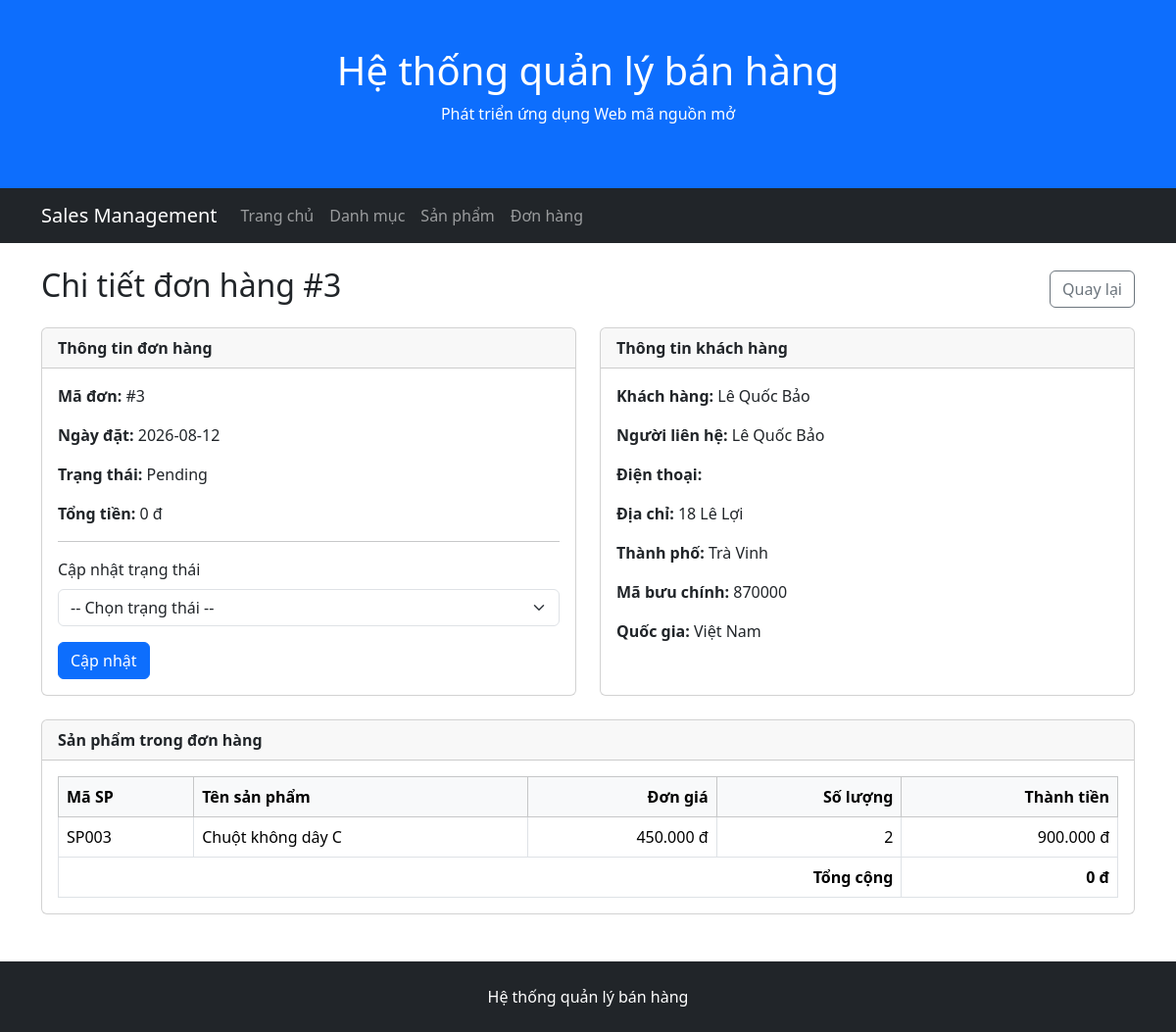
/admin/orders/detail.php?id=3, run on an earlier commit of the app's database.
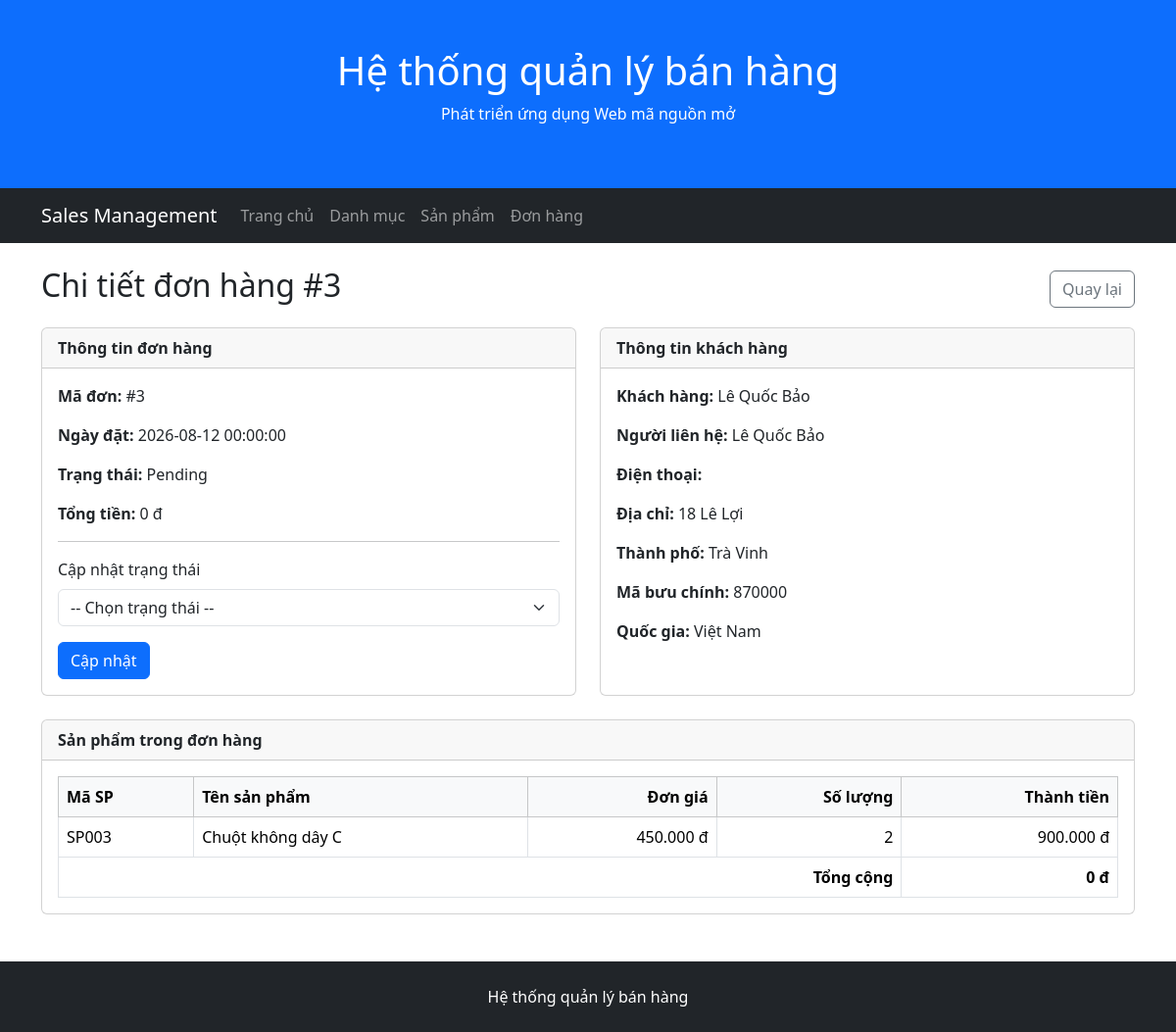
And on a later commit of the database.
### tables this page shows
CREATE TABLE orders (
    OrderID INT AUTO_INCREMENT PRIMARY KEY,

    OrderDate DATETIME NOT NULL DEFAULT CURRENT_TIMESTAMP,

    TotalAmount DECIMAL(12,2) NOT NULL DEFAULT 0,
    Status VARCHAR(30) NOT NULL DEFAULT 'Pending',

    CustomerID INT NOT NULL,
    EmployeeID INT,
    ShipperID INT,

    CONSTRAINT chk_orders_total
        CHECK (TotalAmount >= 0),

    CONSTRAINT fk_orders_customer
        FOREIGN KEY (CustomerID)
        REFERENCES customers(CustomerID),

    CONSTRAINT fk_orders_employee
        FOREIGN KEY (EmployeeID)
        REFERENCES employees(EmployeeID),

    CONSTRAINT fk_orders_shipper
        FOREIGN KEY (ShipperID)
        REFERENCES shippers(ShipperID)
);

CREATE TABLE customers (
    CustomerID INT AUTO_INCREMENT PRIMARY KEY,
    CustomerName VARCHAR(100) NOT NULL,
    ContactName VARCHAR(100),
    Address VARCHAR(200),
    Country VARCHAR(100),
    Phone VARCHAR(20),
    City VARCHAR(100),
    PostalCode VARCHAR(20),
    Country VARCHAR(100)
);

### public/admin/orders/detail.php (the view, shortened to what the changed rows need)
<?php
require_once '/var/www/src/config/database.php';
$orderID = isset($_GET['id'])
    ? (int) $_GET['id']
    : 0;
$sqlOrder = "
    SELECT
        o.OrderID,
        o.OrderDate,
        o.TotalAmount,
        o.Status,
        c.CustomerName,
        c.ContactName,
        c.Phone,
        c.Address,
        c.City,
        c.PostalCode,
        c.Country
    FROM
        orders AS o,
        customers AS c
    WHERE
        o.CustomerID = c.CustomerID
        AND o.OrderID = ?
";
$allowedTransitions = [
    'Pending' => [
        'Confirmed',
        'Cancelled'
    ],
    'Confirmed' => [
        'Shipping',
        'Cancelled'
    ],
    'Shipping' => [
        'Completed',
        'Cancelled'
    ],
    'Completed' => [],
    'Cancelled' => []
];
$stmtOrder = $conn->prepare($sqlOrder);
$stmtOrder->bind_param('i', $orderID);
$stmtOrder->execute();
$orderResult = $stmtOrder->get_result();
$order = $orderResult->fetch_assoc();
require_once '/var/www/src/includes/admin/header.php';
?>
<div class="container mt-4">
    <div
        class="d-flex
               justify-content-between
               align-items-center
               mb-3"
    >
        <h2>
            Chi tiết đơn hàng #<?= (int) $order['OrderID'] ?>
        </h2>
        <a
            href="/admin/orders/"
            class="btn btn-outline-secondary"
        >
            Quay lại
        </a>
    </div>
    <div class="row g-4 mb-4">
        <div class="col-md-6">
            <div class="card h-100">
                <div class="card-body">
                    <p>
                        <strong>Mã đơn:</strong>
                        #<?= (int) $order['OrderID'] ?>
                    </p>
                    <p>
                        <strong>Ngày đặt:</strong>
                        <?= htmlspecialchars($order['OrderDate']) ?>
                    </p>
                    <p>
                        <strong>Trạng thái:</strong>
                        <?= htmlspecialchars($order['Status']) ?>
                    </p>
                    <p>
                        <strong>Tổng tiền:</strong>
                        <?= number_format(
                            (float) $order['TotalAmount'],
                            0,
                            ',',
                            '.'
                        ) ?> đ
                    </p>
                    <?php
                    $nextStatuses =
                        $allowedTransitions[$order['Status']]
                        ?? [];
                    ?>
                    <?php if (!empty($nextStatuses)): ?>
                        <hr>
                        <form method="post">
                            <div class="mb-3">
                            </div>
                            <button
                                type="submit"
                                name="update_status"
                                class="btn btn-primary"
                            >
                            </button>
                        </form>
                    <?php else: ?>
                        <div class="alert alert-secondary mb-0">
                            Đơn hàng đã ở trạng thái kết thúc.
                        </div>
                    <?php endif; ?>
                </div>
            </div>
        </div>
        <div class="col-md-6">
            <div class="card h-100">
                <div class="card-body">
                    <p>
                        <strong>Khách hàng:</strong>
                        <?= htmlspecialchars(
                            $order['CustomerName']
                        ) ?>
                    </p>
                    <p>
                        <strong>Người liên hệ:</strong>
                        <?= htmlspecialchars(
                            $order['ContactName'] ?? ''
                        ) ?>
                    </p>
                    <p>
                        <strong>Điện thoại:</strong>
                    </p>
                    <p>
                        <strong>Địa chỉ:</strong>
                        <?= htmlspecialchars(
                            $order['Address'] ?? ''
                        ) ?>
                    </p>
                    <p>
                        <strong>Thành phố:</strong>
                        <?= htmlspecialchars(
                            $order['City'] ?? ''
                        ) ?>
                    </p>
                    <p>
                        <strong>Mã bưu chính:</strong>
                        <?= htmlspecialchars(
                            $order['PostalCode'] ?? ''
                        ) ?>
                    </p>
                    <p class="mb-0">
                        <strong>Quốc gia:</strong>
                        <?= htmlspecialchars(
                            $order['Country'] ?? ''
                        ) ?>
                    </p>
                </div>
            </div>
        </div>
    </div>
    <div class="card">
        <div class="card-body">
            <div class="table-responsive">
                <table
                    class="table
                           table-bordered
                           align-middle
                           mb-0"
                >
                    <thead class="table-light">
                        <tr>
                            <th>Mã SP</th>
                            <th>Tên sản phẩm</th>
                            <th class="text-end">
                                Đơn giá
                            </th>
                            <th class="text-end">
                                Số lượng
                            </th>
                            <th class="text-end">
                                Thành tiền
                            </th>
                        </tr>
                    </thead>
                    <tfoot>
                        <tr>
                            <th
                                colspan="4"
                                class="text-end"
                            >
                                Tổng cộng
                            </th>
                            <th class="text-end">
                                <?= number_format(
                                    (float) $order['TotalAmount'],
                                    0,
                                    ',',
                                    '.'
                                ) ?> đ
                            </th>
                        </tr>
                    </tfoot>
                </table>
            </div>
        </div>
    </div>
</div>
<?php
require_once '/var/www/src/includes/admin/footer.php';

What changed in the data, as far as the page shows it:
changed orders "Pending": OrderDate "2026-08-12" → "2026-08-12 00:00:00"
